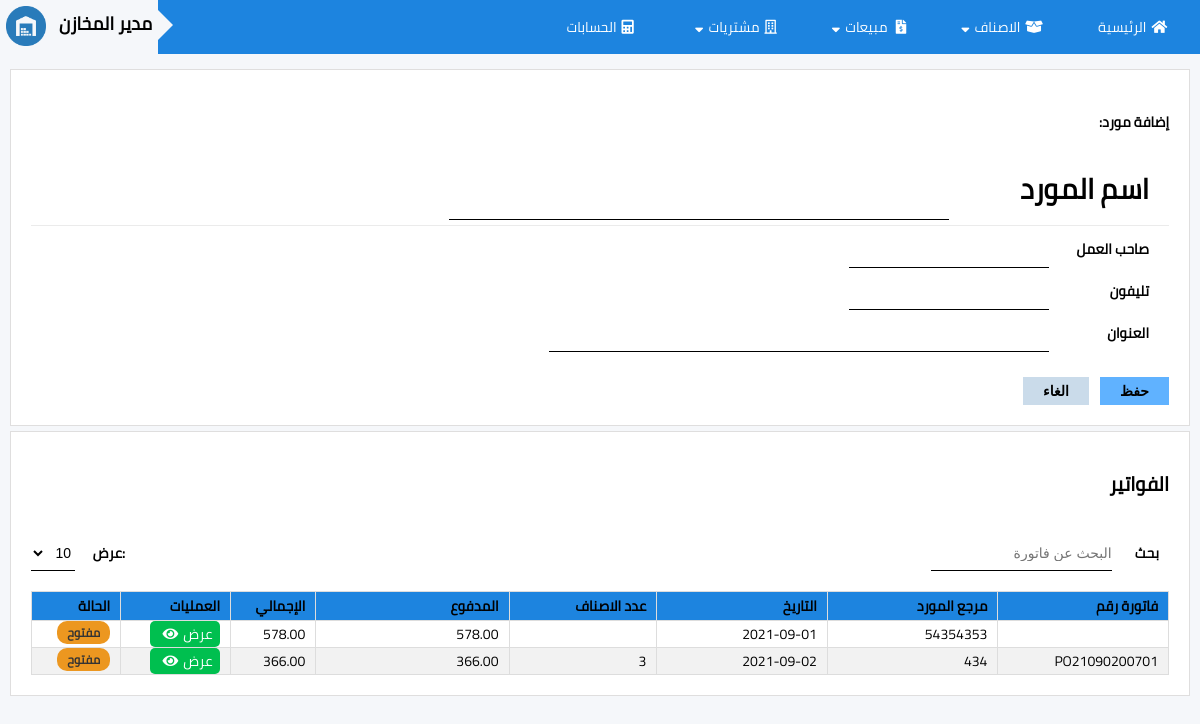
Screenshot of /B_vendors/edit_vendor/view/5 with the database file from the repository.
### tables this page shows
CREATE TABLE IF NOT EXISTS `sup_invoice` (
  `si_id` int(11) NOT NULL AUTO_INCREMENT,
  `si_date_auto` datetime DEFAULT current_timestamp() ON UPDATE current_timestamp(),
  `si_serial_num` varchar(45) DEFAULT NULL,
  `p_item_quantity` int(11) DEFAULT NULL,
  `si_item_total` float DEFAULT NULL,
  `si_tax_id` int(11) DEFAULT NULL,
  `si_paid` float DEFAULT NULL,
  `si_supplier_id` int(11) DEFAULT NULL,
  `si_note` int(11) DEFAULT NULL,
  `invoice_num` varchar(45) DEFAULT NULL,
  `is_active` int(11) DEFAULT NULL,
  `invoice_date` date DEFAULT NULL,
  `invoice_status` int(11) DEFAULT NULL,
  `invoice_payments_id` int(11) DEFAULT NULL,
  PRIMARY KEY (`si_id`)
);

### application/views/pages/_supplier_master.php (called while the page is built, shortened)
<?php
    $this->load->view('templates/header');
        if($index == 'show_list'){
            $this->load->view('pages/control_panel');
            $this->load->view('pages/vendors_list',$vendors);
        }
        elseif($index == 'vendor_new'){
            $this->load->view('pages/vendor_view');
        }
        elseif($index == 'vendor_edit'){
            $this->load->view('pages/vendor_view',$vendor_id);
        }
        elseif($index == 'vendor_view'){
            $this->load->view('pages/vendor_view',$vendor_id);
            if(isset($sup_invoices)){
                $this->load->view('pages/vendor_invoice_list',$sup_invoices);
              }
        }
?>

### application/controllers/B_vendors.php (called while the page is built, shortened)
<?php
class B_vendors extends ci_controller{
    public function edit_vendor(){
        $segment=$this->uri->segment(3,0);
        if($segment)
        {
            if($segment ==='new')
            {
                $data['index']='vendor_new';
                $this->load->view('pages/_supplier_master',$data);
            }
            elseif($segment==='view')
            {
                $id=$this->uri->segment(4,0);
                if($id){
                    $data['index']='vendor_view';
                    $data['vendor_id']=$id;
                    $data['sup_invoices']=$this->get_vendor_invoices($id);
                    $this->load->view('pages/_supplier_master',$data);
                }
                else{
                    $message= 'segment is not supplied ';
                    show_error($message,$status_code='500',$heading = 'Internal System Error Was Encountered');
                }
            }
        }
        else
        {
            $message= 'segment status is not supplied ';
            show_error($message,$status_code='500',$heading = 'Internal System Error Was Encountered');
        }
    }
    function get_vendor_invoices($ID){
        $this->load->model('Bi_sup_invoice');
        $sup_invoices = $this->Bi_sup_invoice->get_vendor_inv($ID);
        return $sup_invoices;
    }
}

### index.php (called while the page is built, shortened)
<?php
require_once BASEPATH.'core/CodeIgniter.php';

### application/models/Bi_sup_invoice.php (called while the page is built, shortened)
<?php
class Bi_sup_invoice extends CI_Model {
        function get_vendor_inv($ID){
                $query = $this->db-> query("    SELECT si_id,invoice_date,si_serial_num,p_item_quantity,CAST(si_item_total AS DECIMAL(12,2))AS si_item_total ,CAST(si_paid AS DECIMAL(12,2))AS si_paid ,invoice_num,invoice_status
                                                FROM pot.sup_invoice
                                                WHERE si_supplier_id =".$ID);
                $invoices= $query->result_array();
                return $invoices;
        }
}
?>

### application/views/pages/vendor_invoice_list.php (the view, shortened to what this page needs)
<div class="row">
                    <h1> الفواتير </h1>
                    <div class="box-content">
                        <div class="box-head">
                            <label for="table_search">بحث</label>
                            <input type="text" id="table_search" onkeyup="search()" placeholder="البحث عن فاتورة">
                        </div>
                        <div class="box-head left" >
                            <label for="show_list">:عرض</label>
                            <select name="show" id="show_list">
                            <option value="10">10</option>
                            </select>
                        </div>
                    </div>
                    <div class="table_div">
                        <table class="table sortable" id="searchable">
                            <col style="width: 15%;" />
                            <col style="width: 15%;" />
                            <col style="width: 15%;" />
                            <col style="width: 13%;" />
                            <col style="width: 17%;" />
                            <thead>
                                <tr>
                                <th> فاتورة رقم</th>
                                    <th>مرجع المورد </th>
                                    <th>التاريخ</th>
                                    <th>عدد الاصناف</th>
                                    <th> المدفوع</th>
                                    <th>الإجمالي</th>
                                    <th>العمليات</th>
                                    <th class="tstatus" >الحالة</th>
                                </tr>
                            </thead>
                            <tbody>
                            <?php foreach($sup_invoices as $key => $value){
                            $status = $value['invoice_status'];
                            $status_btn='';
                            if($status == 1){
                                $status_btn = 'alert';
                                $innerHTML='مسودة';
                                }
                            elseif($status == 2){$status_btn = 'pending'; $innerHTML='مفتوح';}
                            elseif($status == 3){$status_btn = 'success';$innerHTML='خالص';}
                                            echo '<tr>';
                                            echo'<td>'.$value['si_serial_num'].'</td>';
                                                echo'<td>'.$value['invoice_num'].'</td>';
                                                echo'<td>'.$value['invoice_date'].'</td>';
                                                echo'<td>'.$value['p_item_quantity'].'</td>';
                                                echo'<td>'.$value['si_item_total'].'</td>';
                                                echo'<td>'.$value['si_paid'].'</td>';
                                                echo'<td>'.'<a href="'.base_url('B_purchase/edit_invoice/edit/').$value['si_id'].'" class="tb-btn success ">عرض<i class="fas fa-eye"></i></a>'.'</td>';
                                                echo '  <td><span class="status '.$status_btn.' ">'.$innerHTML.'</span></td>';
                                            echo '</tr>';
                                        }
                                ?>
                            </tbody>
                        </table>
                    </div>
                </div>

### assets/css/css-main.css (style rules this page uses)
:root { --btn-color:#60b2ff; --main-color:#1d84df; --gradiant-color:linear-gradient(rgb(38, 123, 192), rgb(86, 151, 204), rgb(38, 123, 192)); }
* { box-sizing: border-box; padding: 0px; font-size: 14px; }
html, body { height: 100%; }
.success { background-color: #00bf4f; }
.pending { background-color: #ec9720; }
a.tb-btn { display: inline-block; width: 70px; height: 100%; border-radius: 5px; text-align: center; text-decoration: none; color:white; }
body { font-family: 'Cairo-Regular'; background-color: #f5f7fa; margin: 0; }
.row { width: 100%; background-color: #ffffff; margin: 5px 0; padding: 20px; border: 1px solid rgb(223, 222, 222); }
h1 { font-size: 1.4rem; }
.box-content { padding: 20px 0; display:flex; }
.box-head { flex-grow: 1; }
.box-head label { padding-left: 20px; }
.box-head input { height: 100%; }
.left { display: flex; flex-wrap: nowrap; justify-content:left; }
.status { border: 0; font-size: 12px; user-select: none; font-weight: 600; white-space: nowrap; vertical-align: top; color: #333; border-radius: 10px; padding: 0px 10px ; }
label { margin: 5px 10px 5px 0px; width:50px; font-weight: bold; }
input[type=text], input[type=date], select { background-color: #ffffff; border: none; border-bottom: 1px solid black; box-sizing: border-box; }
div.table_div { display: block; max-height: 500px; overflow-y: auto; scrollbar-width: none; }
table { width: 100%; border-collapse: collapse; }
table td, th { border: 1px solid #ddd; padding: 0 10px; text-align: right; word-wrap: break-word; }
table tr:nth-child(even) { background-color: #f2f2f2; }
table th { position: sticky; top: 0; padding-top: 1px; padding-bottom: 1px; background-color: var(--main-color);; color: black; font-weight: 900; }
.fas, .far { margin: 0 5px 0 5px; }

### assets/css/all.css (style rules this page uses)
.fa, .fas, .far, .fal, .fad, .fab { -moz-osx-font-smoothing: grayscale; -webkit-font-smoothing: antialiased; display: inline-block; font-style: normal; font-variant: normal; text-rendering: auto; line-height: 1; }
.fa-eye:before { content: "\f06e"; }

### rows the page displays
sup_invoice: invoice_num "54354353", invoice_date "2021-09-01", si_item_total "578.00", si_paid "578.00", invoice_status "مفتوح"
sup_invoice: si_serial_num "PO21090200701", invoice_num "434", invoice_date "2021-09-02", p_item_quantity "3", si_item_total "366.00", si_paid "366.00", invoice_status "مفتوح"
